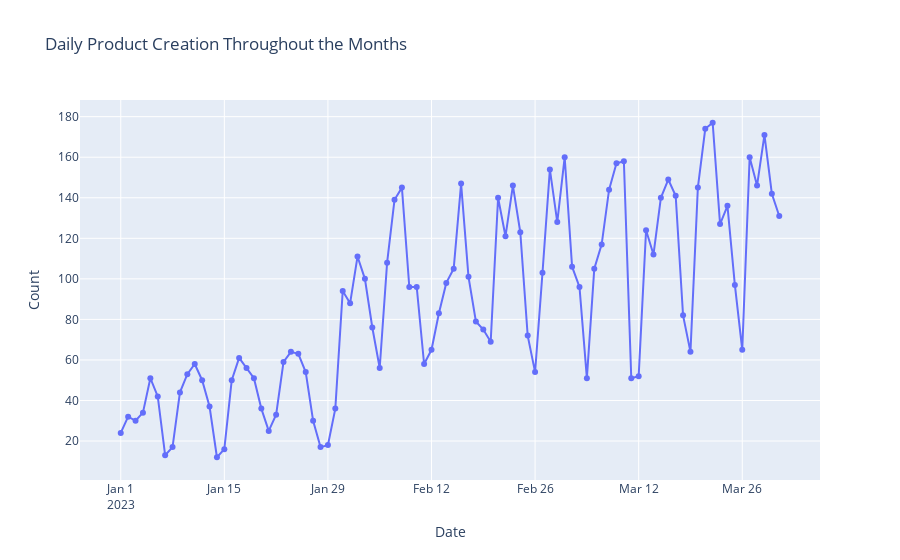

The notebook cell saved with this chart:
### Markdown cell above
## Daily product creation thoughout Q1

### Code cell
import plotly.graph_objects as go

# Assuming your DataFrame is already defined as 'df'

# Group by date and count the number of products created each day
daily_product_creation = df.groupby('date').size().reset_index(name='count')

fig = go.Figure()
fig.add_trace(go.Scatter(x=daily_product_creation['date'], y=daily_product_creation['count'], mode='lines+markers'))
fig.update_layout(title='Daily Product Creation Throughout the Months', xaxis_title='Date', yaxis_title='Count')
fig.show()

### Figure 1 — Plotly figure (JSON) as saved in the notebook; plotly's stock layout.template omitted (floating-point values rounded to 4 significant figures)
{"data": [{"mode": "lines+markers", "type": "scatter", "x": ["2023-01-01", "2023-01-02", "2023-01-03", "2023-01-04", "2023-01-05", "2023-01-06", "2023-01-07", "2023-01-08", "2023-01-09", "2023-01-10", "2023-01-11", "2023-01-12", "2023-01-13", "2023-01-14", "2023-01-15", "2023-01-16", "2023-01-17", "2023-01-18", "2023-01-19", "2023-01-20", "2023-01-21", "2023-01-22", "2023-01-23", "2023-01-24", "2023-01-25", "2023-01-26", "2023-01-27", "2023-01-28", "2023-01-29", "2023-01-30", "2023-01-31", "2023-02-01", "2023-02-02", "2023-02-03", "2023-02-04", "2023-02-05", "2023-02-06", "2023-02-07", "2023-02-08", "2023-02-09", "2023-02-10", "2023-02-11", "2023-02-12", "2023-02-13", "2023-02-14", "2023-02-15", "2023-02-16", "2023-02-17", "2023-02-18", "2023-02-19", "2023-02-20", "2023-02-21", "2023-02-22", "2023-02-23", "2023-02-24", "2023-02-25", "2023-02-26", "2023-02-27", "2023-02-28", "2023-03-01", "2023-03-02", "2023-03-03", "2023-03-04", "2023-03-05", "2023-03-06", "2023-03-07", "2023-03-08", "2023-03-09", "2023-03-10", "2023-03-11", "2023-03-12", "2023-03-13", "2023-03-14", "2023-03-15", "2023-03-16", "2023-03-17", "2023-03-18", "2023-03-19", "2023-03-20", "2023-03-21", "2023-03-22", "2023-03-23", "2023-03-24", "2023-03-25", "2023-03-26", "2023-03-27", "2023-03-28", "2023-03-29", "2023-03-30", "2023-03-31"], "y": [24, 32, 30, 34, 51, 42, 13, 17, 44, 53, 58, 50, 37, 12, 16, 50, 61, 56, 51, 36, 25, 33, 59, 64, 63, 54, 30, 17, 18, 36, 94, 88, 111, 100, 76, 56, 108, 139, 145, 96, 96, 58, 65, 83, 98, 105, 147, 101, 79, 75, 69, 140, 121, 146, 123, 72, 54, 103, 154, 128, 160, 106, 96, 51, 105, 117, 144, 157, 158, 51, 52, 124, 112, 140, 149, 141, 82, 64, 145, 174, 177, 127, 136, 97, 65, 160, 146, 171, 142, 131]}], "layout": {"title": {"text": "Daily Product Creation Throughout the Months"}, "xaxis": {"title": {"text": "Date"}}, "yaxis": {"title": {"text": "Count"}}}}
